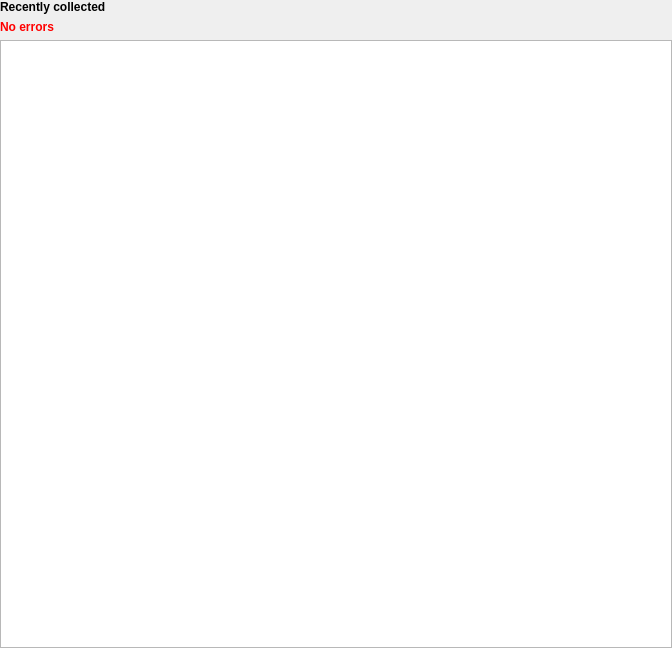
<?xml version="1.0" encoding="UTF-8"?>
<ui version="4.0">
    <class>FileClientView</class>
    <widget class="QWidget" name="FileClientView">
        <property name="geometry">
            <rect>
                <x>0</x>
                <y>0</y>
                <width>672</width>
                <height>648</height>
            </rect>
        </property>
        <property name="windowTitle">
            <string>Form</string>
        </property>
        <layout class="QVBoxLayout" name="verticalLayout" stretch="1">
            <property name="leftMargin">
                <number>0</number>
            </property>
            <property name="topMargin">
                <number>0</number>
            </property>
            <property name="rightMargin">
                <number>0</number>
            </property>
            <property name="bottomMargin">
                <number>0</number>
            </property>
            <item>
                <widget class="QWidget" name="base_contents" native="true">
                    <property name="sizePolicy">
                        <sizepolicy hsizetype="Preferred" vsizetype="Expanding">
                            <horstretch>0</horstretch>
                            <verstretch>0</verstretch>
                        </sizepolicy>
                    </property>
                    <layout class="QVBoxLayout" name="verticalLayout_2">
                        <property name="leftMargin">
                            <number>0</number>
                        </property>
                        <property name="topMargin">
                            <number>0</number>
                        </property>
                        <property name="rightMargin">
                            <number>0</number>
                        </property>
                        <property name="bottomMargin">
                            <number>0</number>
                        </property>
                        <item>
                            <widget class="QLabel" name="recent_files_header">
                                <property name="sizePolicy">
                                    <sizepolicy hsizetype="Minimum" vsizetype="Fixed">
                                        <horstretch>0</horstretch>
                                        <verstretch>0</verstretch>
                                    </sizepolicy>
                                </property>
                                <property name="font">
                                    <font>
                                        <weight>75</weight>
                                        <bold>true</bold>
                                    </font>
                                </property>
                                <property name="text">
                                    <string>Recently collected &lt;profiles,captures,traces?&gt;</string>
                                </property>
                            </widget>
                        </item>
						<item>
							<widget class="QLabel" name="error_message">
								<property name="sizePolicy">
									<sizepolicy hsizetype="Minimum" vsizetype="Fixed">
										<horstretch>0</horstretch>
										<verstretch>0</verstretch>
									</sizepolicy>
								</property>
								<property name="font">
									<font>
										<weight>75</weight>
										<bold>true</bold>
									</font>
								</property>
								<property name="styleSheet">
									<string notr="true">color: red;</string>
								</property>
								<property name="text">
									<string>No errors</string>
								</property>
							</widget>
						</item>
                        <item>
                            <widget class="MinRowCountTreeView" name="recent_files_view">
                                <property name="styleSheet">
                                    <string notr="true"/>
                                </property>
                                <property name="alternatingRowColors">
                                    <bool>true</bool>
                                </property>
                            </widget>
                        </item>
                    </layout>
                </widget>
            </item>
        </layout>
    </widget>
    <customwidgets>
        <customwidget>
            <class>MinRowCountTreeView</class>
            <extends>QTreeView</extends>
            <header>common/inc/view/min_row_count_tree_view.h</header>
        </customwidget>
    </customwidgets>
    <resources/>
    <connections/>
</ui>
